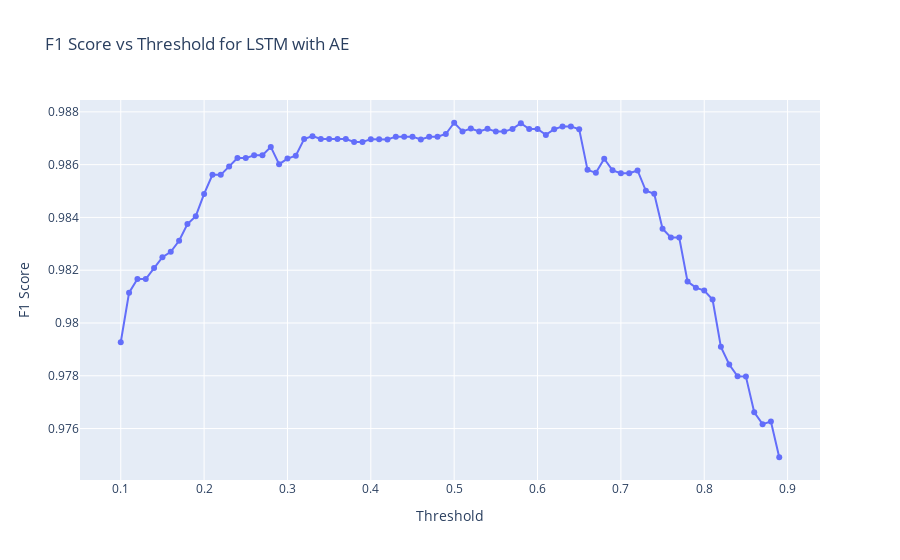

Write notebook code for a chart like this one.
### Code cell
f1_scores = []

for t in thresholds:
    y_pred = (y_probs >= t).astype(int)
    f1_scores.append(f1_score(y_test, y_pred))

import plotly.graph_objects as go

fig = go.Figure()
fig.add_trace(go.Scatter(x=thresholds, y=f1_scores, mode='lines+markers', name='F1 Score'))
fig.update_layout(title="F1 Score vs Threshold for LSTM with AE", xaxis_title="Threshold", yaxis_title="F1 Score")
fig.show()
